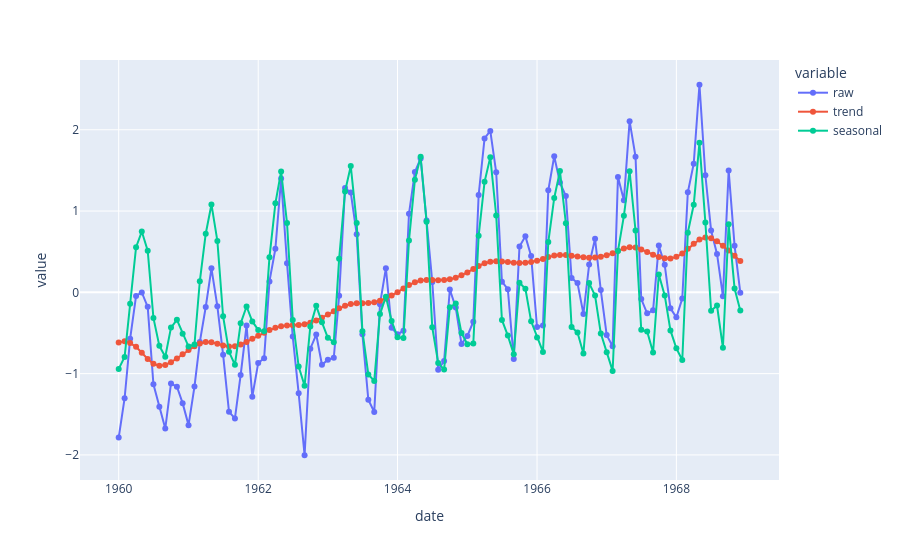

Notebook source saved alongside this figure:
### Code cell
proc_data = {"date": df.date.values, "trend": ssa["Trend"].values, \
              "seasonal": ssa["Seasonal"], "raw":ssa["ssa_preprocessed"].values}
df_proc = pd.DataFrame.from_dict(proc_data, orient="columns")
# Create the line plot with markers
fig = px.line(df_proc, x="date", y=["raw","trend", "seasonal"], markers=True)

# Display the figure
fig.show()
